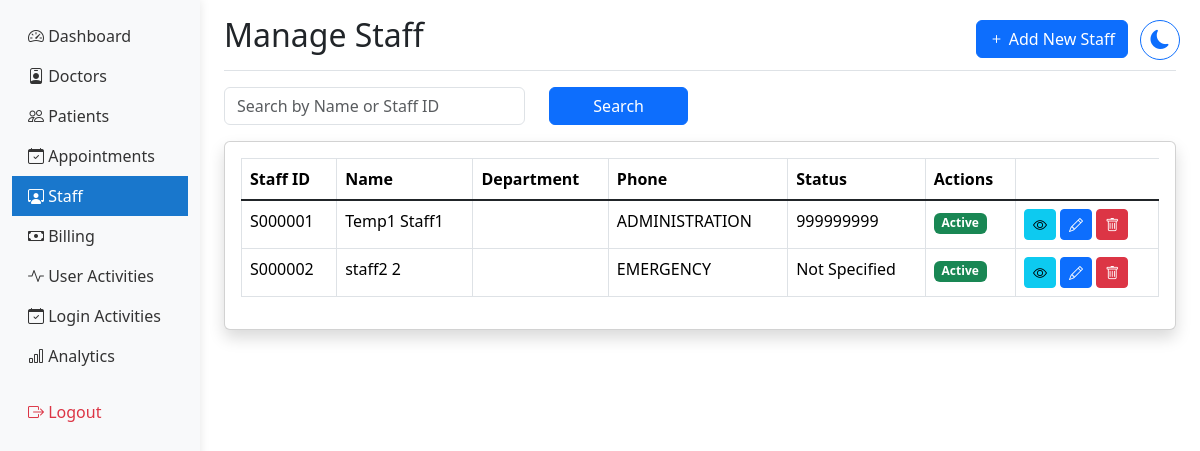
/hosp_admin/staff/ (signed in), run on the app's committed database.
### hmsapp/models.py (models this page shows, shortened)
class StaffProfile(models.Model):
    user = models.OneToOneField(User, on_delete=models.CASCADE)
    department = models.CharField(max_length=100)
    designation = models.CharField(max_length=100)
    phone_number = models.CharField(max_length=15, validators=[phone_regex])
    address = models.TextField(blank=True)
    staff_id = models.CharField(max_length=7, unique=True, blank=True)
    created_at = models.DateTimeField(auto_now_add=True)
    updated_at = models.DateTimeField(auto_now=True)

### hmsapp/views.py (the view)
# urls.py: path('hosp_admin/staff/', views.manage_staff, name='manage_staff'),
@login_required
@admin_required
def manage_staff(request):
    search_query = request.GET.get('search', '')
    staff_members = StaffProfile.objects.all()
    if search_query:
        staff_members = staff_members.filter(
            Q(staff_id__icontains=search_query) |
            Q(user__first_name__icontains=search_query) |
            Q(user__last_name__icontains=search_query)
        )
    context = {
        'staff_members': staff_members,
        'search_query': search_query,
    }
    return render(request, 'hosp_admin/manage_staff.html', context)

### hmsapp/context_processors.py (called while the page is built)
def base_template(request):
    if request.user.is_authenticated:
        if request.user.groups.filter(name='Doctors').exists():
            base_template = 'doctor/base_doctor.html'
        elif request.user.groups.filter(name='Administrators').exists():
            base_template = 'hosp_admin/base_admin.html'
        else:
            base_template = 'staff/base_staff.html'
    else:
        base_template = 'staff/base_staff.html'
    return {'base_template': base_template}

### hmsapp/templates/hosp_admin/manage_staff.html (shortened to what this page needs)
{% extends 'hosp_admin/base_admin.html' %}
{% load static %}
{% block content %}
<div class="d-flex justify-content-between flex-wrap flex-md-nowrap align-items-center pt-3 pb-2 mb-3 border-bottom">
    <h1 class="h2">Manage Staff</h1>
    <div class="btn-toolbar mb-2 mb-md-0 me-5">
        <button type="button" class="btn btn-primary" data-bs-toggle="modal" data-bs-target="#addStaffModal">
            <i class="bi bi-plus"></i> Add New Staff
        </button>
    </div>
</div>
<div class="mb-3">
    <form id="searchForm" method="GET" action="{% url 'manage_staff' %}">
        <div class="row">
            <div class="col-md-4">
                <input type="text" class="form-control" name="search" placeholder="Search by Name or Staff ID" value="{{ request.GET.search }}">
            </div>
            <div class="col-md-2">
                <button type="submit" class="btn btn-primary w-100">Search</button>
            </div>
        </div>
    </form>
</div>
<div class="card shadow mb-4">
    <div class="card-body">
        <div class="table-responsive">
            <table class="table table-bordered" id="staffTable" width="100%" cellspacing="0">
                <thead>
                    <tr>
                        <th>Staff ID</th>
                        <th>Name</th>
                        <th>Department</th>
                        <th>Phone</th>
                        <th>Status</th>
                        <th>Actions</th>
                    </tr>
                </thead>
                <tbody>
                    {% for staff in staff_members %}
                    <tr>
                        <td>{{ staff.staff_id }}</td>
                        <td>{{ staff.user.get_full_name }}</td>
                        <td>{{ staff.role }}</td>
                        <td>{{ staff.department }}</td>
                        <td>{{ staff.phone_number }}</td>
                        <td>
                            <span class="badge {% if staff.user.is_active %}bg-success{% else %}bg-danger{% endif %}">
                                {{ staff.user.is_active|yesno:"Active,Inactive" }}
                            </span>
                        </td>
                        <td>
                            <button class="btn btn-sm btn-info" onclick="viewStaff('{{ staff.id }}')">
                                <i class="bi bi-eye"></i>
                            </button>
                            <button class="btn btn-sm btn-primary" onclick="editStaff('{{ staff.id }}')">
                                <i class="bi bi-pencil"></i>
                            </button>
                            <button type="button" class="btn btn-sm btn-danger" data-bs-toggle="modal" data-bs-target="#deleteStaff{{ staff.id }}">
                                <i class="bi bi-trash"></i>
                            </button>
                        </td>
                    </tr>
                    {% endfor %}
                </tbody>
            </table>
        </div>
    </div>
</div>
{% endblock %}

### data on the page
StaffProfile: staff_id "S000001", user.get_full_name "Temp1 Staff1", department "ADMINISTRATION", phone_number "999999999", user.is_active "Active"
StaffProfile: staff_id "S000002", user.get_full_name "staff2 2", department "EMERGENCY", phone_number "Not Specified", user.is_active "Active"
